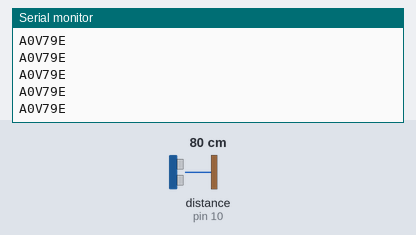
Bench run of a sketch on a simulated Arduino Uno, built with avr-gcc and run on an emulated ATmega328P. Parts: the last lines printed to the serial monitor. Wiring (inferred from the names in the program): ultrasonic range finder: trigger pin 9; echo pin 10. The inputs (shaded band) are chosen by the test bench; at power-on: distance to the obstacle (sensor on pin 10) 80 cm. The echo pulse lasts 58.3 µs per cm.

Above: at 1.2 s.
1.3 s: distance to the obstacle (sensor on pin 10) set to 2 cm
At 1.8 s:
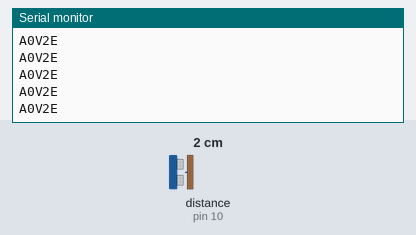
2.8 s: distance to the obstacle (sensor on pin 10) set to 299 cm
At 3.5 s:
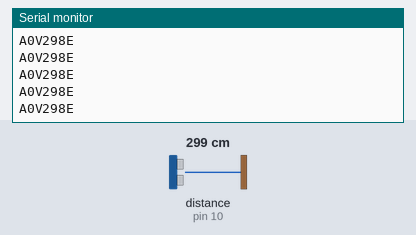
Timing chart, 0 to 5.8 s (numbered marks = the images above; inputs shaded):
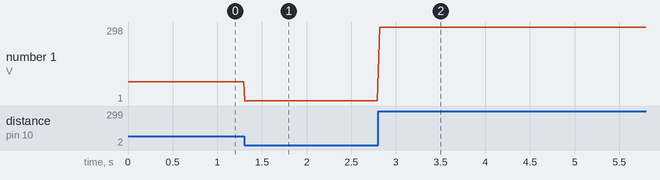

The sketch:

involt-us.ino
```cpp
/*
  INVOLT BASIC ARDUINO SKETCH
  by Ernest Warzocha 2016
  ------------------------------------------------------
  This file is for serial communication between Arduino
  Uno and Involt App. It can be used with Bluetooth 2.0
  device connected via hardware serial.
*/

/*
  involtPin array contains values received from app.
  Each UI element refers to pin number which is index of
  this array. involtString is array for values received
  with "S" pin. You can increase the length of array to
  store more values then arduino total pins. Use them
  in sketch for not only pin-to-pin communication.
*/
int    involtPin[14] = {}; //equals involt.pin.P in app
String involtString[2] ={}; //equals involt.pin.S in app

/*
  Buffer for received data. If you plan to receive more
  chars at once just increase the array length.
*/
char involt[16];

/*
  String for responding to function received from app.
*/
String fname;

/*US Sensor Setup*/
const int trigPin = 9;
const int echoPin = 10;

int duration, distance;

void setup() {
 /*
  Connection speed must be same as app.
  Should remain unchanged.
 */
 pinMode(trigPin, OUTPUT);
 pinMode(echoPin, INPUT);
 Serial.begin(57600);
}

void loop() {
  involtReceive();

  digitalWrite(trigPin, LOW);
  delayMicroseconds(2);
  digitalWrite(trigPin, HIGH);
  delayMicroseconds(10);
  digitalWrite(trigPin, LOW);

  duration = pulseIn(echoPin, HIGH);
  distance = (duration*.0343)/2;

  involtSend(0,distance);

  delay(10);

  //Clear the function to trigger it only once.
  fname = "";
}

/*
  INVOLT FUNCTIONS
  ------------------------------------------------------

  involtReceive
  ------------------------------------------------------
  read the data from app and parse the values received
  into proper array. The read until is used due to
  issues with missing chars when reading direct strings.

  involtSend, involtSendString
  ------------------------------------------------------
  send int or string to app. Multiple prints are to
  reduce the sketch size (compared to sprintf()).

  involtSendFunction
  ------------------------------------------------------
  send function name to trigger it in app.
*/

void involtReceive(){
  if(Serial.available()>0) {
    Serial.readBytesUntil('\n',involt,sizeof(involt));
    int pin;
    if (involt[0] == 'P'){
      int value;
      sscanf(involt, "P%dV%d", &pin, &value);
      involtPin[pin] = value;
    }
    else if (involt[0] == 'S'){
      char value[sizeof(involt)];
      sscanf(involt, "S%dV%s", &pin, &value);
      involtString[pin] = value;
    }
    else if (involt[0] == 'F'){
      char value[sizeof(involt)];
      sscanf(involt, "F%s", &value);
      fname = value;
    };
    memset(involt,0,sizeof(involt));
  };
};

void involtSend(int pinNumber, int sendValue){
  Serial.print('A');
  Serial.print(pinNumber);
  Serial.print('V');
  Serial.print(sendValue);
  Serial.println('E');
  Serial.flush();
};

void involtSendString(int pinNumber, String sendString){
  Serial.print('A');
  Serial.print(pinNumber);
  Serial.print('V');
  Serial.print(sendString);
  Serial.println('E');
  Serial.flush();

};

void involtSendFunction(String functionName){
  Serial.print('F');
  Serial.print(functionName);
  Serial.println('E');
  Serial.flush();
};
```

Measured:
- after the input at 1.3 s, the serial monitor: prints a new line at once (image 1)
- after the input at 2.8 s, the serial monitor: prints a new line at once (image 2)
- plotted number 1: 79 → 2 after the input at 1.3 s, 2 → 298 after the input at 2.8 s
